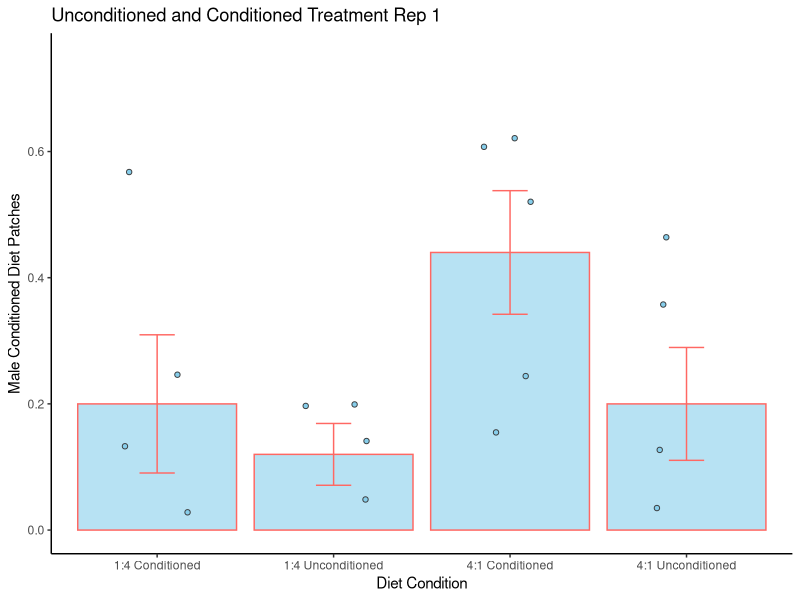

R code for this plot:
#### INSTALL PACKAGES 
library(tidyverse)
library(readxl)
library(patchwork)


## Import Data
unconditioned_and_conditioned_rep1 <- read_excel("data/both_conditioned.xlsx")

## Making the data long 
unconditioned_and_conditioned_rep1_long <- unconditioned_and_conditioned_rep1%>% 
  pivot_longer(cols = ("4:1 Conditioned":"1:4 Unconditioned"), names_to = "diet", values_to = "fly_numbers")

## Summarising the data; mean, sd, se
unconditioned_and_conditioned_rep1_summary <- unconditioned_and_conditioned_rep1_long  %>%  
  group_by(diet) %>% 
  summarise(mean = mean(fly_numbers),
            sd = sd(fly_numbers),
            n = n(),
            se = sd/sqrt(n))

## Visualising the data
# creating a boxplot with the data that has been summarised
unconditioned_and_conditioned_rep1_plot <- unconditioned_and_conditioned_rep1_summary %>% 
  ggplot(aes(x = diet, y = mean))+
  geom_bar(stat = "identity",
           fill = "skyblue",
           colour = "#FF6863",
           alpha = 0.6)+
  geom_errorbar(aes(ymin = mean-se, ymax = mean+se), 
                colour = "#FF6863",
                width = 0.2)+
  geom_jitter(data = unconditioned_and_conditioned_rep1_long,
              aes(x = diet,
                  y = fly_numbers),
              fill = "skyblue",
              colour = "#3a3c3d",
              width = 0.2,
              shape = 21)+
  ylim(0.0, 0.75)+
  labs(x = "Diet Condition",
       y = "Male Conditioned Diet Patches",
       title = "Unconditioned and Conditioned Treatment Rep 1")+
  theme_classic() 

##  Saving the plot to a plots file
ggsave("plots/unconditioned_and_conditioned_rep1_plot.png", dpi=300)
